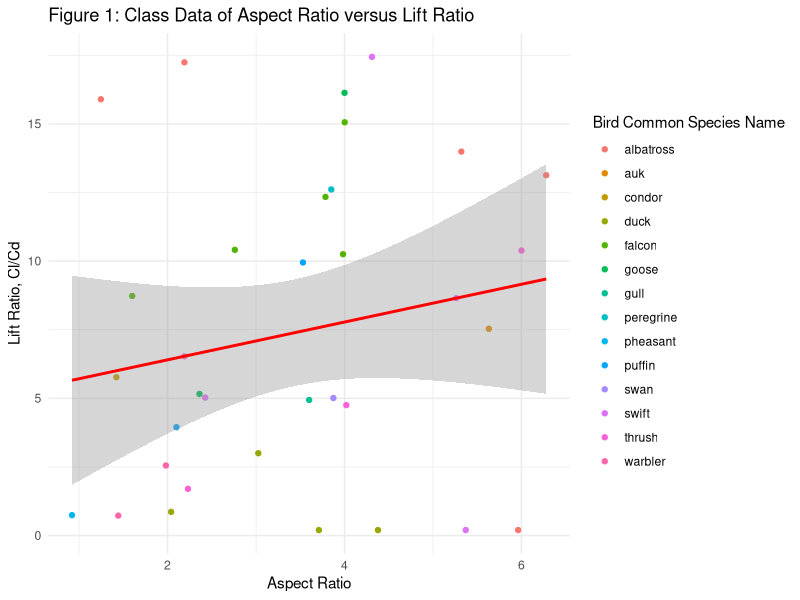

Reproduce this figure in R.
## ---- chunk 1
library(tidyverse)
library(knitr)
## ---- chunk 2
turdidae <- read.csv("Gerjarusak_Laviolette_Selod_bluebird.csv")
falconidae <- read.csv("Gerjarusak_Laviolette_Selod_falcon.csv")
## ---- chunk 3
dat <- read.csv("measures.csv") %>%
  mutate(totarea = span_mm*chord_mm) %>%
  mutate(aspratio = ((span_mm/1000)**2)/(wetarea/(10^6)))
kable(dat, caption = "Table 1: Wing Model Measurements")
## ---- chunk 4
lift_avg_turdidae <- mean(turdidae$lift)
lift_avg_falconidae <- mean(falconidae$lift)

drag_avg_turdidae <- mean(turdidae$drag)
drag_avg_falconidae <- mean(falconidae$drag)

forces <- tibble(
  family = c("turdidae", "falconidae"),
  lift_avg = c(lift_avg_turdidae, lift_avg_falconidae),
  drag_avg = c(drag_avg_turdidae, drag_avg_falconidae)
)

dat <- dat %>%
  left_join(forces)

kable(dat, caption = "Table 2: Complete Data with Average Lift and Drag Forces")
## ---- chunk 5
dat <- dat %>%
  mutate(Cd = (drag_avg/(0.5*1000*(0.16**2)*totarea*(10^-6)))) %>%
  mutate(Cl = (lift_avg/(0.5*1000*(0.16**2)*totarea*(10^-6))))

coeffs <- dat %>%
  mutate(lift_ratio = Cl/Cd) %>%
  select(family, Cd, Cl, lift_ratio)

kable(coeffs, caption = "Table 3: Drag and Lift Coefficients")

## ---- chunk 6
classdat <- read.csv("class_data.csv", stringsAsFactors = T)

classdat %>%
  ggplot(aes(x=AR, y=ClCd, color=bird)) + geom_point() + geom_smooth(method = "lm", col="red") + theme_minimal() + ggtitle("Figure 1: Class Data of Aspect Ratio versus Lift Ratio") + xlab("Aspect Ratio") + ylab("Lift Ratio, Cl/Cd") + labs(col = "Bird Common Species Name")

